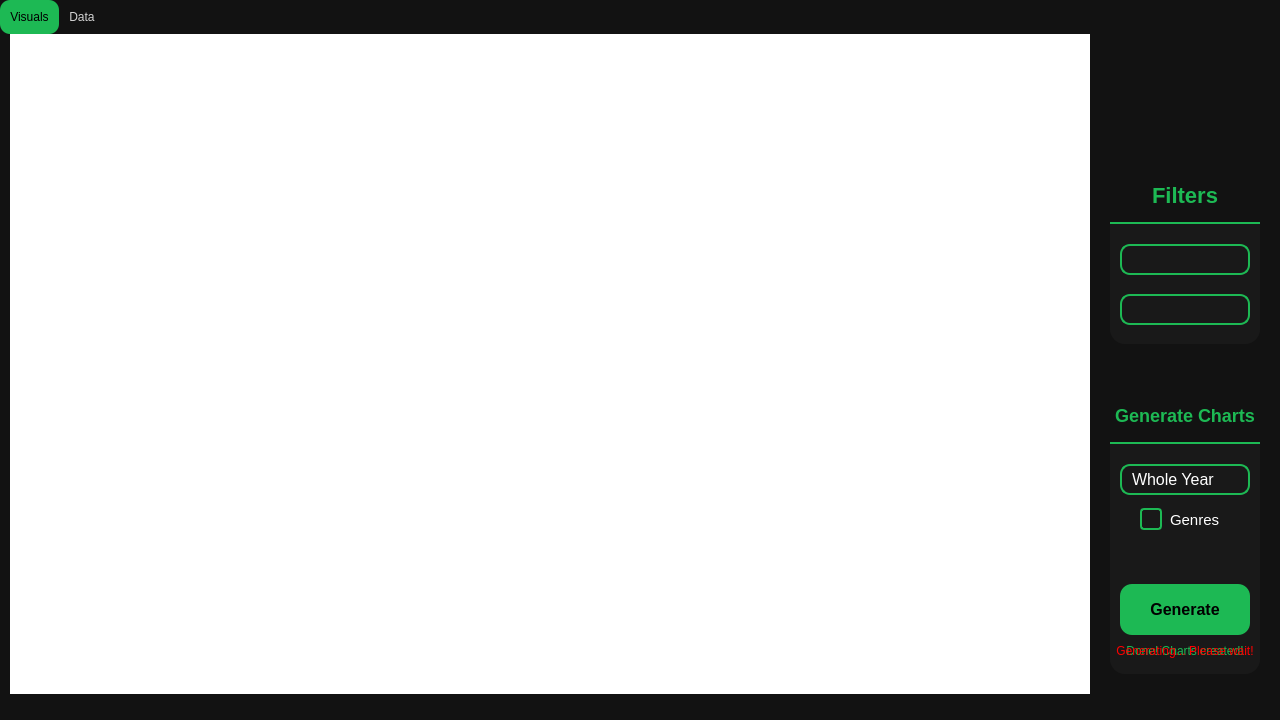
<?xml version="1.0" encoding="UTF-8"?>
<ui version="4.0">
 <class>MainWindow</class>
 <widget class="QMainWindow" name="MainWindow">
  <property name="geometry">
   <rect>
    <x>0</x>
    <y>0</y>
    <width>1280</width>
    <height>720</height>
   </rect>
  </property>
  <property name="windowTitle">
   <string>MainWindow</string>
  </property>
  <property name="styleSheet">
   <string notr="true">background-color: #121212</string>
  </property>
  <widget class="QWidget" name="centralwidget">
   <widget class="QTabWidget" name="tabWidget">
    <property name="geometry">
     <rect>
      <x>0</x>
      <y>0</y>
      <width>1281</width>
      <height>700</height>
     </rect>
    </property>
    <property name="styleSheet">
     <string notr="true">QTabWidget::pane { 
    border: 0;
}
QTabBar::tab {
    background: transparent;
    color: lightgray;
    padding: 10px;
}
QTabBar::tab:selected {
    background: #1DB954;  /* Spotify green highlight */
    color: black;
    border-radius: 10px;
}</string>
    </property>
    <property name="tabPosition">
     <enum>QTabWidget::North</enum>
    </property>
    <property name="tabShape">
     <enum>QTabWidget::Rounded</enum>
    </property>
    <property name="currentIndex">
     <number>0</number>
    </property>
    <property name="tabBarAutoHide">
     <bool>false</bool>
    </property>
    <widget class="QWidget" name="tab_2">
     <attribute name="title">
      <string>Visuals</string>
     </attribute>
     <widget class="QLabel" name="ImageLabel">
      <property name="geometry">
       <rect>
        <x>10</x>
        <y>0</y>
        <width>1080</width>
        <height>660</height>
       </rect>
      </property>
      <property name="styleSheet">
       <string notr="true">background-color:white</string>
      </property>
      <property name="text">
       <string/>
      </property>
     </widget>
     <widget class="QComboBox" name="Vis_MonthDropDown">
      <property name="geometry">
       <rect>
        <x>1120</x>
        <y>210</y>
        <width>130</width>
        <height>31</height>
       </rect>
      </property>
      <property name="styleSheet">
       <string notr="true">QComboBox {
    background-color: #121212;
    border: 2px solid #1DB954;
    border-radius: 10px;
    padding: 5px 10px;
    color: white;
    font-size: 16px;
    font-family: 'Poppins', sans-serif;
background-color:rgba(0,0,0,0);
outline: none;
}

QComboBox::drop-down {
    border: 0px;
}

QComboBox::down-arrow {
    image: url(down_arrow_white.png); /* optional: custom arrow icon */
    width: 14px;
    height: 14px;
}

QComboBox QAbstractItemView {
    background-color: #181818;
    border: 1px solid #1DB954;
    selection-background-color: #1DB954;
    selection-color: black;
    color: white;
    border-radius: 8px;
    padding: 5px;
outline: none
}</string>
      </property>
     </widget>
     <widget class="QComboBox" name="Vis_TypeDropDown">
      <property name="geometry">
       <rect>
        <x>1120</x>
        <y>260</y>
        <width>130</width>
        <height>31</height>
       </rect>
      </property>
      <property name="styleSheet">
       <string notr="true">QComboBox {
    background-color: #121212;
    border: 2px solid #1DB954;
    border-radius: 10px;
    padding: 5px 10px;
    color: white;
    font-size: 16px;
    font-family: 'Poppins', sans-serif;
background-color:rgba(0,0,0,0);
outline: none;
}

QComboBox::drop-down {
    border: 0px;
}

QComboBox::down-arrow {
    image: url(down_arrow_white.png); /* optional: custom arrow icon */
    width: 14px;
    height: 14px;
}

QComboBox QAbstractItemView {
    background-color: #181818;
    border: 1px solid #1DB954;
    selection-background-color: #1DB954;
    selection-color: black;
    color: white;
    border-radius: 8px;
    padding: 5px;
outline: none
}</string>
      </property>
     </widget>
     <widget class="QLabel" name="label">
      <property name="geometry">
       <rect>
        <x>1110</x>
        <y>140</y>
        <width>150</width>
        <height>50</height>
       </rect>
      </property>
      <property name="styleSheet">
       <string notr="true">QLabel {
    color: #1DB954;
    font-size: 22px;
    font-weight: bold;
    font-family: 'Poppins', sans-serif;
    background-color: transparent;
    border-bottom: 2px solid #1DB954;
	padding-bottom: 5px;
    qproperty-alignment: AlignCenter;
}</string>
      </property>
      <property name="text">
       <string>Filters</string>
      </property>
      <property name="alignment">
       <set>Qt::AlignCenter</set>
      </property>
     </widget>
     <widget class="QLabel" name="label_3">
      <property name="geometry">
       <rect>
        <x>1110</x>
        <y>360</y>
        <width>150</width>
        <height>50</height>
       </rect>
      </property>
      <property name="styleSheet">
       <string notr="true">QLabel {
    color: #1DB954;
    font-size: 18px;
    font-weight: bold;
    font-family: 'Poppins', sans-serif;
    background-color: transparent;
    border-bottom: 2px solid #1DB954;
	padding-bottom: 5px;
    qproperty-alignment: AlignCenter;
}</string>
      </property>
      <property name="text">
       <string>Generate Charts</string>
      </property>
      <property name="alignment">
       <set>Qt::AlignCenter</set>
      </property>
     </widget>
     <widget class="QComboBox" name="MonthsDropdown">
      <property name="geometry">
       <rect>
        <x>1120</x>
        <y>430</y>
        <width>130</width>
        <height>31</height>
       </rect>
      </property>
      <property name="styleSheet">
       <string notr="true">QComboBox {
    background-color: #121212;
    border: 2px solid #1DB954;
    border-radius: 10px;
    padding: 5px 10px;
    color: white;
    font-size: 16px;
    font-family: 'Poppins', sans-serif;
background-color:rgba(0,0,0,0);
outline: none;
}

QComboBox::drop-down {
    border: 0px;
}

QComboBox::down-arrow {
    image: url(down_arrow_white.png); /* optional: custom arrow icon */
    width: 14px;
    height: 14px;
}

QComboBox QAbstractItemView {
    background-color: #181818;
    border: 1px solid #1DB954;
    selection-background-color: #1DB954;
    selection-color: black;
    color: white;
    border-radius: 8px;
    padding: 5px;
outline: none
}</string>
      </property>
      <item>
       <property name="text">
        <string>Whole Year</string>
       </property>
      </item>
     </widget>
     <widget class="QCheckBox" name="GenreCheckBox">
      <property name="geometry">
       <rect>
        <x>1140</x>
        <y>470</y>
        <width>80</width>
        <height>31</height>
       </rect>
      </property>
      <property name="layoutDirection">
       <enum>Qt::LeftToRight</enum>
      </property>
      <property name="styleSheet">
       <string notr="true">QCheckBox {
    color: white;
    spacing: 8px;
    font-size: 15px;
    font-family: 'Poppins', sans-serif;
	background-color:rgba(0,0,0,0)
}

QCheckBox::indicator {
    width: 18px;
    height: 18px;
}

QCheckBox::indicator:unchecked {
    border: 2px solid #1DB954;
    background-color: transparent;
    border-radius: 4px;
}

QCheckBox::indicator:checked {
    background-color: #1DB954;
    border: 2px solid #1DB954;
    border-radius: 4px;
}</string>
      </property>
      <property name="text">
       <string>Genres</string>
      </property>
      <property name="checked">
       <bool>false</bool>
      </property>
     </widget>
     <widget class="QPushButton" name="GenerateButton">
      <property name="geometry">
       <rect>
        <x>1120</x>
        <y>550</y>
        <width>130</width>
        <height>51</height>
       </rect>
      </property>
      <property name="styleSheet">
       <string notr="true">QPushButton {
    background-color: #1DB954;
    color: black;
    border-radius: 12px;
    padding: 8px 20px;
    font-size: 16px;
    font-weight: bold;
    font-family: 'Poppins', sans-serif;
}

QPushButton:hover {
    background-color: #1ed760;
}

QPushButton:pressed {
    background-color: #159c46;
}</string>
      </property>
      <property name="text">
       <string>Generate</string>
      </property>
     </widget>
     <widget class="QLabel" name="WaitLabel">
      <property name="geometry">
       <rect>
        <x>1110</x>
        <y>610</y>
        <width>150</width>
        <height>20</height>
       </rect>
      </property>
      <property name="styleSheet">
       <string notr="true">color:red; background-color:rgba(0,0,0,0)</string>
      </property>
      <property name="text">
       <string>Generating... Please wait!</string>
      </property>
      <property name="alignment">
       <set>Qt::AlignHCenter|Qt::AlignTop</set>
      </property>
     </widget>
     <widget class="QLabel" name="DoneLabel">
      <property name="geometry">
       <rect>
        <x>1110</x>
        <y>610</y>
        <width>150</width>
        <height>20</height>
       </rect>
      </property>
      <property name="styleSheet">
       <string notr="true">color:#1DB954;
background-color:rgba(0,0,0,0)</string>
      </property>
      <property name="text">
       <string>Done! Charts created!</string>
      </property>
      <property name="alignment">
       <set>Qt::AlignHCenter|Qt::AlignTop</set>
      </property>
     </widget>
     <widget class="QLabel" name="SpotifyLogoLabel">
      <property name="geometry">
       <rect>
        <x>1130</x>
        <y>0</y>
        <width>110</width>
        <height>110</height>
       </rect>
      </property>
      <property name="text">
       <string/>
      </property>
     </widget>
     <widget class="QLabel" name="label_4">
      <property name="geometry">
       <rect>
        <x>1110</x>
        <y>410</y>
        <width>150</width>
        <height>230</height>
       </rect>
      </property>
      <property name="styleSheet">
       <string notr="true">QLabel {
    background-color: #191919;
    border-top-left-radius: 0px;
    border-top-right-radius: 0px;
    border-bottom-left-radius: 15px;
    border-bottom-right-radius: 15px;
}</string>
      </property>
      <property name="text">
       <string/>
      </property>
     </widget>
     <widget class="QLabel" name="label_5">
      <property name="geometry">
       <rect>
        <x>1110</x>
        <y>190</y>
        <width>150</width>
        <height>120</height>
       </rect>
      </property>
      <property name="styleSheet">
       <string notr="true">QLabel {
    background-color: #191919;
    border-top-left-radius: 0px;
    border-top-right-radius: 0px;
    border-bottom-left-radius: 15px;
    border-bottom-right-radius: 15px;
}</string>
      </property>
      <property name="text">
       <string/>
      </property>
     </widget>
     <zorder>label_5</zorder>
     <zorder>label_4</zorder>
     <zorder>ImageLabel</zorder>
     <zorder>Vis_MonthDropDown</zorder>
     <zorder>Vis_TypeDropDown</zorder>
     <zorder>label</zorder>
     <zorder>label_3</zorder>
     <zorder>MonthsDropdown</zorder>
     <zorder>GenreCheckBox</zorder>
     <zorder>GenerateButton</zorder>
     <zorder>DoneLabel</zorder>
     <zorder>WaitLabel</zorder>
     <zorder>SpotifyLogoLabel</zorder>
    </widget>
    <widget class="QWidget" name="tab_3">
     <attribute name="title">
      <string>Data</string>
     </attribute>
     <widget class="QLabel" name="label_2">
      <property name="geometry">
       <rect>
        <x>20</x>
        <y>240</y>
        <width>1241</width>
        <height>151</height>
       </rect>
      </property>
      <property name="font">
       <font>
        <pointsize>88</pointsize>
       </font>
      </property>
      <property name="text">
       <string>IN PROGRESS</string>
      </property>
      <property name="alignment">
       <set>Qt::AlignCenter</set>
      </property>
     </widget>
    </widget>
   </widget>
  </widget>
  <widget class="QStatusBar" name="statusbar"/>
  <action name="actionExit">
   <property name="text">
    <string>Exit</string>
   </property>
  </action>
 </widget>
 <resources/>
 <connections/>
</ui>
